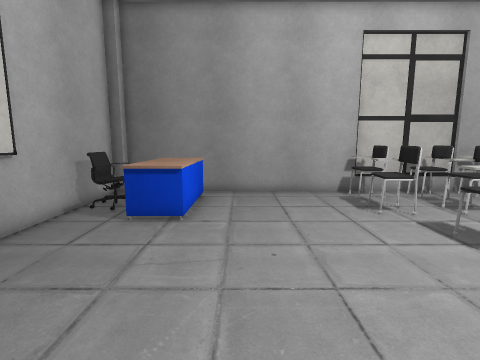
view 1 (above)

16 first-person views from a walk through a Unity game level. The camera is 1.3 m above the floor, tilts 8° down and sees 85° across. The floor is counted in squares, 0.5 m on a side. Each view is taken from the middle of a square. On the plan, view 1 faces up. The plan holds only what a view shows up to about 18 squares ahead; the rest is blank. The player character is not drawn. Some surface patterns are stand-ins.

view 2
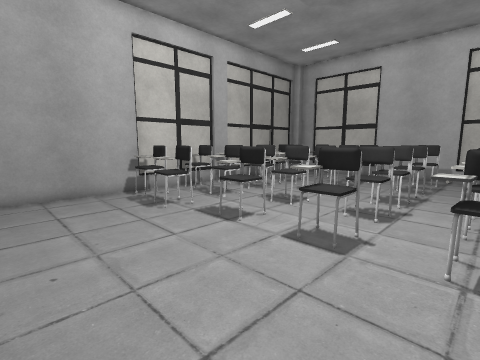

view 3
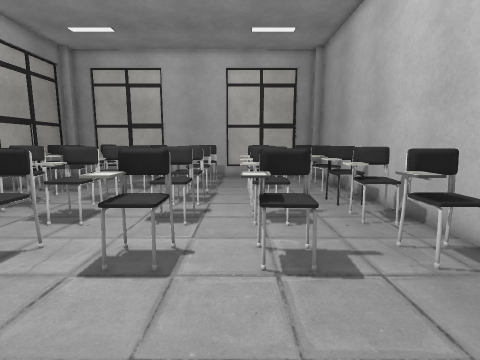

view 4
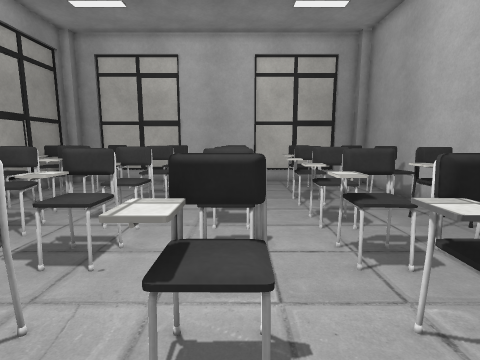

view 5
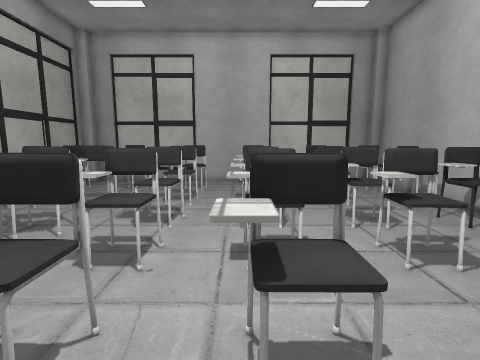

view 6
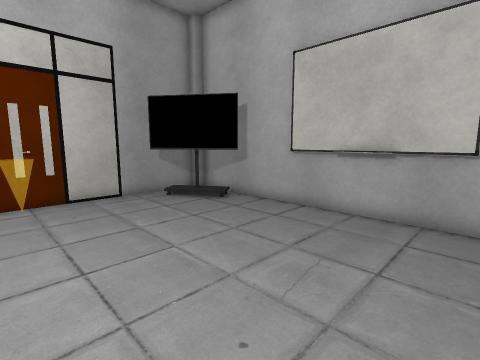

view 7
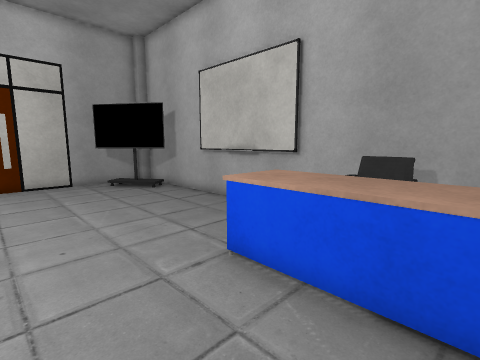

view 8
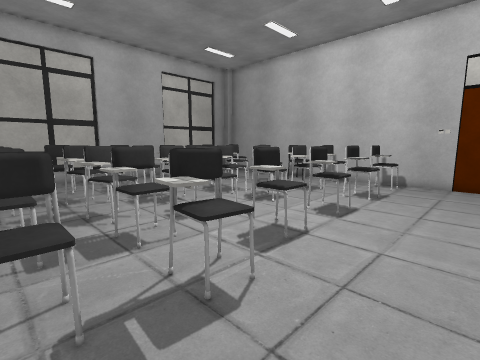

view 9
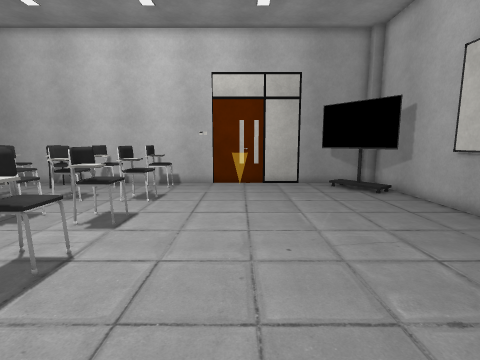

view 10
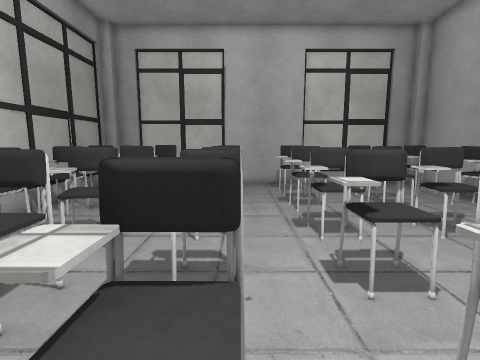

view 11
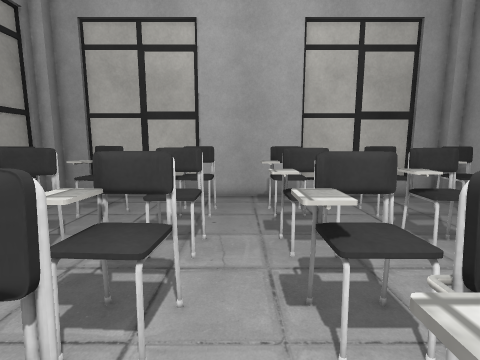

view 12
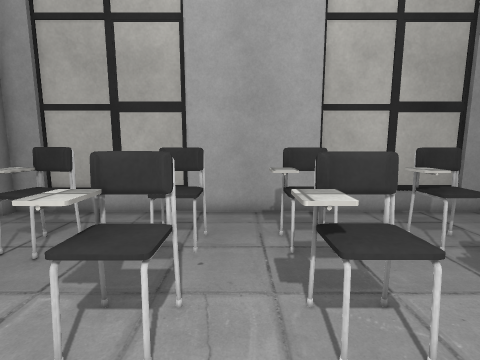

view 13
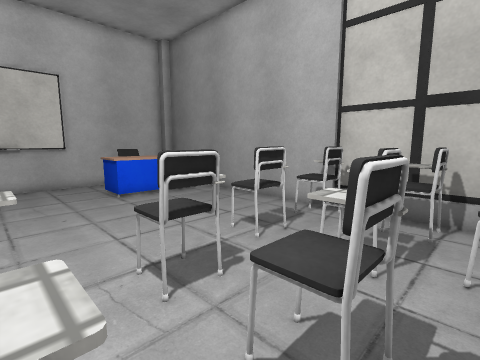

view 14
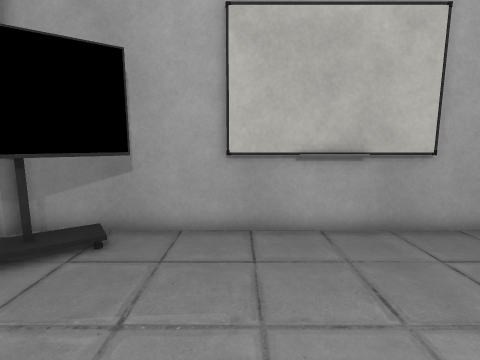

view 15
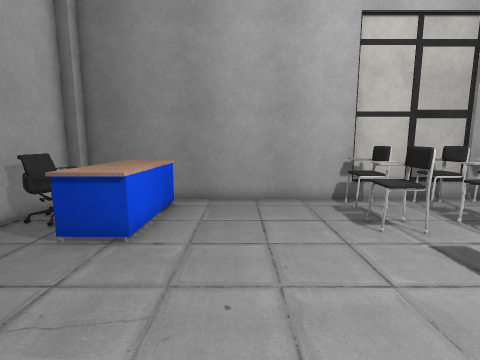

view 16
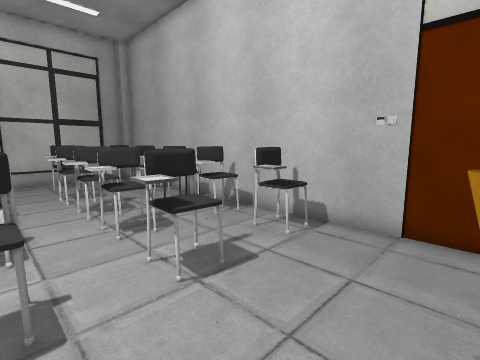

### Floor plan
Key: @ floor where view 1 was taken; # wall or solid block; x gap in a wall; . floor; = window, fence, low wall or low ledge; ^ raised ledge.
Columns run from 7 left of view 1 to 22 right of it. Each row starts with its distance up from view 1.
 14 ################^#####^##^####
 13 #..^^^.......^#.^#.^..^. ^=..#
 12 #==^^^.......^#.^#.^..^..  ..#
 11 ##^^^^......=^=#^#==.==..^...#
 10 ##^^^^......^^=^^ ^^.^^..^^..#
  9 ##.^^^......=x .^#^x.^x..=#..#
  8 ##...............x.x.........#
  7 ##...........^^.^^.^^.^^.^^..#
  6 ##...........^^.^^.^#.^#.^^..#
  5 ##...........................#
  4 ##...........^^.^^.^^.^^.^^..#
  3 ##...........^^.^^.^^.^^.^^..#
  2 ##...........................#
  1 # ............^..^.^#.^#.....#
  0 #......@.....^^.^^x^^.^^.^^..#
 -1 ###..........=#....=#.=#.^^..#
 -2   #..........................#
 -3   ##.........^^ x^#^^.^^.^^..#
 -4    ##....=...^^ ^^#^^.^^.^^..#
 -5    ######=####################

Positions as (right, up) in squares from view 1, and headings:
1: (0, 0), facing up
2: (0, 0), facing up-right
3: (1, 1), facing right
4: (4, 3), facing right
5: (4, 4), facing right
6: (3, 8), facing down-left
7: (2, 13), facing down-left
8: (2, 13), facing down-right
9: (2, 12), facing down
10: (5, 6), facing right
11: (9, 5), facing right
12: (12, 5), facing right
13: (11, 4), facing up-left
14: (1, 2), facing left
15: (1, 2), facing up
16: (2, 3), facing down-right
